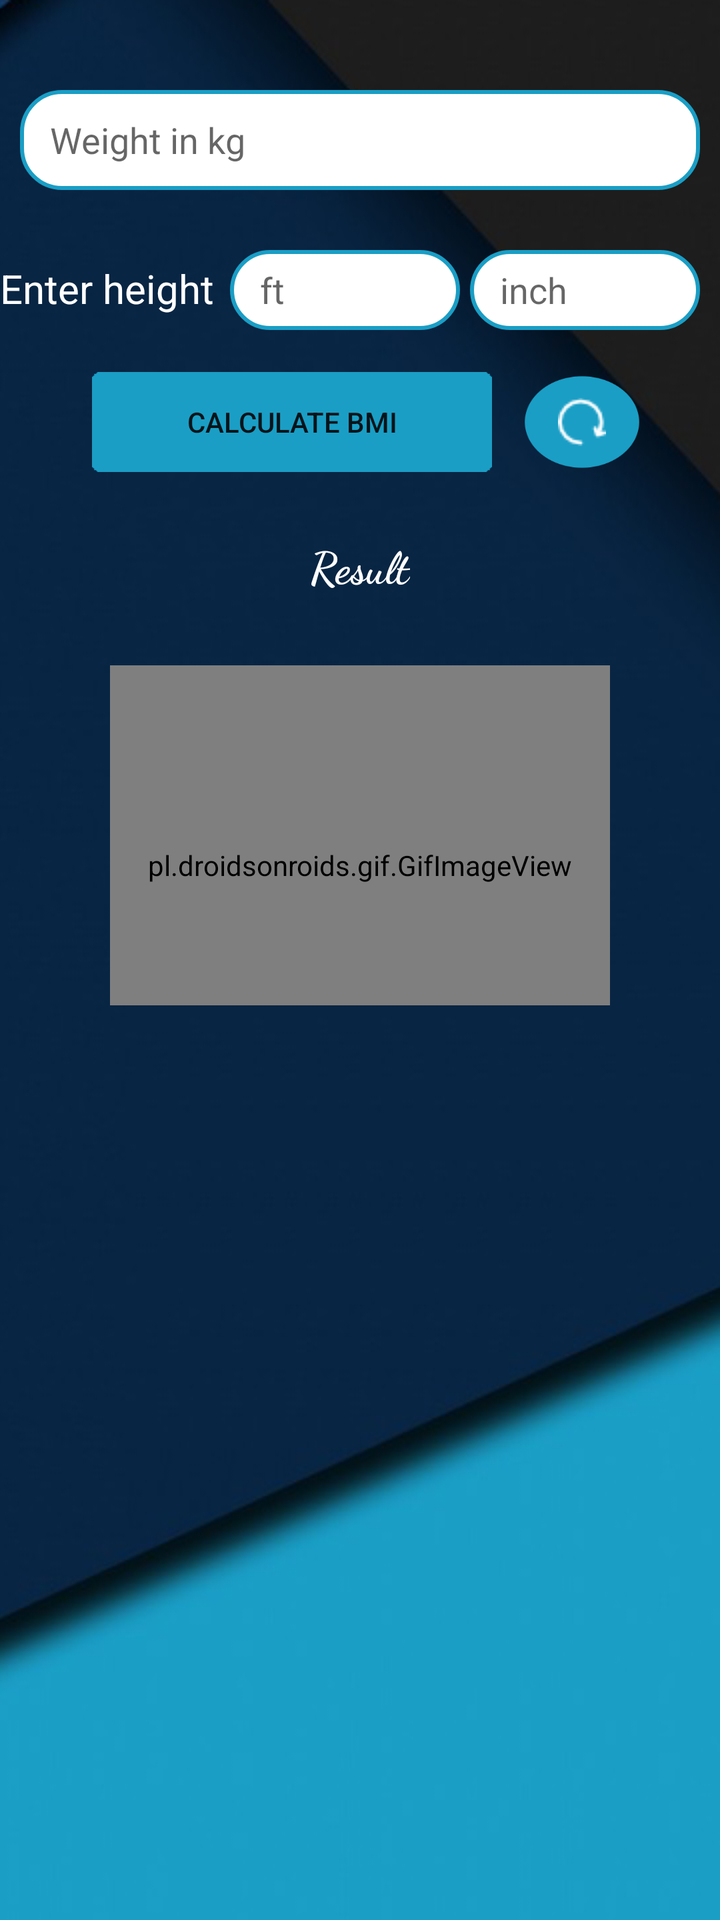
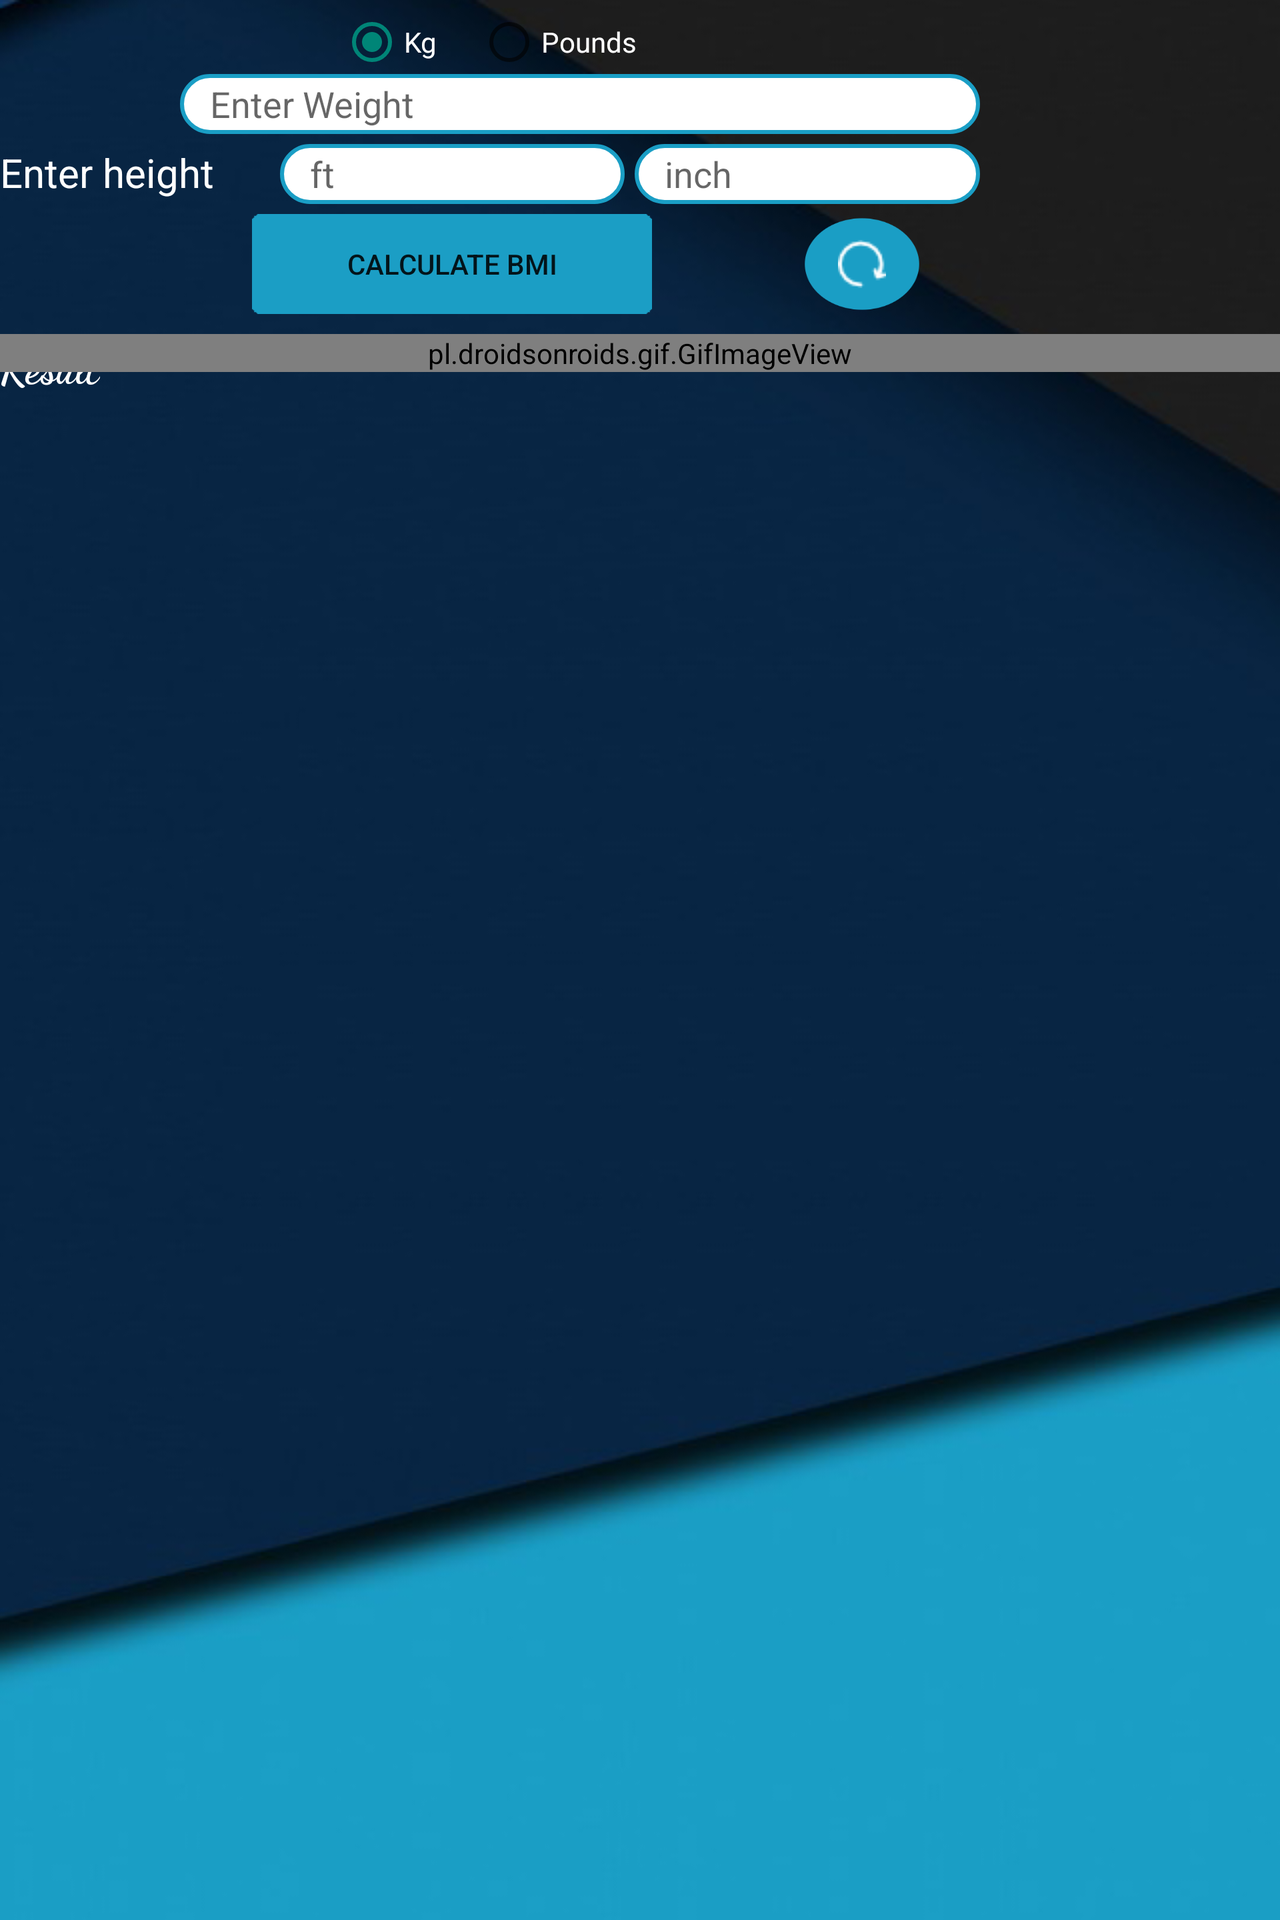

An Android layout and its configuration variant, each rendered on a device that would load it. The default file and the variant file are quoted in full after the pictures.
<!-- AndroidManifest.xml: application theme AppTheme -->
<!-- res/layout/activity_main.xml -->
<?xml version="1.0" encoding="utf-8"?>
<ScrollView xmlns:android="http://schemas.android.com/apk/res/android"
    xmlns:app="http://schemas.android.com/apk/res-auto"
    android:layout_width="match_parent"
    android:layout_height="wrap_content"
    android:background="@drawable/background">

    <RelativeLayout xmlns:android="http://schemas.android.com/apk/res/android"
        xmlns:app="http://schemas.android.com/apk/res-auto"
        xmlns:tools="http://schemas.android.com/tools"
        android:id="@+id/activity_main"
        android:layout_width="match_parent"
        android:layout_height="match_parent"
        tools:context="com.dgaps.android.fn_bmi_calculator.MainActivity">

        <EditText
            android:id="@+id/et_weight"
            android:layout_width="match_parent"
            android:layout_height="50dp"
            android:layout_alignParentTop="true"
            android:layout_marginLeft="10dp"
            android:layout_marginRight="10dp"
            android:layout_marginTop="45dp"
            android:background="@drawable/edittext_style"
            android:ems="10"
            android:hint="Weight in kg"
            android:inputType="number" />

        <LinearLayout
            android:id="@+id/nested"
            android:layout_width="match_parent"
            android:layout_height="wrap_content"
            android:layout_below="@+id/et_weight"
            android:layout_marginTop="30dp"
            android:orientation="horizontal">

            <TextView
                android:layout_width="0dp"
                android:layout_height="wrap_content"
                android:layout_weight="1"
                android:text="Enter height"
                android:textColor="#fff"
                android:textSize="20dp" />

            <EditText
                android:id="@+id/et_height_ft"
                android:layout_width="0dp"
                android:layout_height="40dp"
                android:layout_weight="1"
                android:background="@drawable/edittext_style"
                android:hint="ft"
                android:inputType="number" />

            <EditText
                android:id="@+id/et_height_inch"
                android:layout_width="0dp"
                android:layout_height="40dp"
                android:layout_marginLeft="5dp"
                android:layout_weight="1"
                android:layout_marginRight="10dp"
                android:background="@drawable/edittext_style"
                android:hint="inch"
                android:inputType="number" />
        </LinearLayout>

        <TextView
            android:id="@+id/tv_result"
            android:layout_width="wrap_content"
            android:layout_height="wrap_content"
            android:layout_below="@+id/btn_claculate"
            android:layout_centerHorizontal="true"
            android:layout_marginTop="31dp"
            android:fontFamily="cursive"
            android:text="Result"
            android:textColor="#fff"
            android:textSize="22dp"
            android:textStyle="bold" />

        <LinearLayout
            android:id="@+id/linear"
            android:layout_width="250dp"
            android:layout_height="200dp"
            android:layout_below="@+id/tv_result"
            android:layout_centerHorizontal="true"
            android:layout_marginTop="5dp"
            android:orientation="horizontal">

            <pl.droidsonroids.gif.GifImageView
                android:id="@+id/imageGif"
                android:layout_width="250dp"
                android:layout_height="200dp"
                android:layout_below="@+id/linear"
                android:layout_centerHorizontal="true"
                android:layout_marginTop="30dp"
                android:layout_weight="1" />
        </LinearLayout>

        <Button
            android:id="@+id/btn_claculate"
            android:layout_width="200dp"
            android:layout_height="50dp"
            android:layout_marginTop="21dp"
            android:background="@drawable/button_style"
            android:text="Calculate BMI"
            android:layout_below="@+id/nested"
            android:layout_alignLeft="@+id/et_weight"
            android:layout_alignStart="@+id/et_weight"
            android:layout_marginLeft="36dp"
            android:layout_marginStart="36dp" />


        <ImageButton
            android:id="@+id/img_btn_type"
            android:layout_width="60dp"
            android:layout_height="50dp"
            android:layout_marginRight="29dp"
            android:background="@drawable/refresh_btn"
            android:src="@drawable/refresh"
            android:layout_alignTop="@+id/btn_claculate"
            android:layout_alignRight="@+id/et_weight"
            android:layout_alignEnd="@+id/et_weight"
            android:layout_marginEnd="29dp"
            android:onClick="imageClick"/>
    </RelativeLayout>
</ScrollView>
<!-- resources referenced by this layout -->
<resources>
  <!-- drawable background: png bitmap (drawable, 92776 bytes) -->
  <!-- drawable button_style (drawable) -->
  <?xml version="1.0" encoding="utf-8"?>
  <selector xmlns:android="http://schemas.android.com/apk/res/android">
  
      <item android:state_pressed="false" android:drawable="@drawable/pressed_true"></item>
      <item android:state_pressed="true" android:drawable="@drawable/pressed_false"></item>
  
  </selector>
  <!-- drawable edittext_style (drawable) -->
  <?xml version="1.0" encoding="utf-8"?>
  <shape xmlns:android="http://schemas.android.com/apk/res/android"
      android:shape="rectangle">
      <corners android:radius="20dp" />
      <gradient
          android:angle="45"
          android:startColor="#fff"
          android:endColor="#fff"
          android:type="linear" />
      <stroke
          android:width="2dp"
          android:color="#1a9ec5" />
      <padding
          android:left="15dp"/>
  </shape>
  <!-- drawable refresh: png bitmap (drawable, 633 bytes) -->
  <!-- drawable refresh_btn: png bitmap (drawable, 20874 bytes) -->
  <style name="AppTheme" parent="Theme.AppCompat.Light">
          
  
          <item name="actionBarStyle">@style/myStyle</item>
      </style>
  <!-- drawable pressed_true: png bitmap (drawable, 19889 bytes) -->
  <!-- drawable pressed_false: png bitmap (drawable, 20374 bytes) -->
  <style name="myStyle" parent="@style/Widget.AppCompat.ActionBar.Solid">
      <item name="background">@color/mycolor</item>
  </style>
  <color name="mycolor">#1a9ec5</color>
</resources>
<!-- res/layout-land/activity_main.xml (the repository's variant of the layout above) -->
<!-- drawn on the phone turned sideways -->
<?xml version="1.0" encoding="utf-8"?>
<ScrollView xmlns:android="http://schemas.android.com/apk/res/android"
    xmlns:app="http://schemas.android.com/apk/res-auto"
    android:layout_width="match_parent"
    android:layout_height="wrap_content"
    android:background="@drawable/background">

    <RelativeLayout xmlns:android="http://schemas.android.com/apk/res/android"
        xmlns:app="http://schemas.android.com/apk/res-auto"
        xmlns:tools="http://schemas.android.com/tools"
        android:id="@+id/activity_main"
        android:layout_width="match_parent"
        android:layout_height="match_parent"
        tools:context="com.dgaps.android.fn_bmi_calculator.MainActivity">

        <EditText
            android:id="@+id/et_weight"
            android:layout_width="400dp"
            android:layout_height="30dp"
            android:layout_marginLeft="90dp"
            android:layout_below="@+id/radiolinear"
            android:background="@drawable/edittext_style"
            android:layout_marginTop="0dp"
            android:hint="Enter Weight"
            android:inputType="number" />

        <LinearLayout
            android:id="@+id/nested"
            android:layout_width="match_parent"
            android:layout_height="wrap_content"
            android:layout_below="@+id/et_weight"
            android:layout_marginTop="5dp"
            android:orientation="horizontal">

            <TextView
                android:layout_width="140dp"
                android:layout_height="wrap_content"
                android:text="Enter height"
                android:textColor="#fff"
                android:textSize="20dp" />

            <EditText
                android:id="@+id/et_height_ft"
                android:layout_width="0dp"
                android:layout_height="30dp"
                android:layout_weight="1"
                android:background="@drawable/edittext_style"
                android:hint="ft"
                android:inputType="number" />

            <EditText
                android:id="@+id/et_height_inch"
                android:layout_width="0dp"
                android:layout_height="30dp"
                android:layout_marginLeft="5dp"
                android:layout_weight="1"
                android:layout_marginRight="150dp"
                android:background="@drawable/edittext_style"
                android:hint="inch"
                android:inputType="number" />
        </LinearLayout>

        <TextView
            android:id="@+id/tv_result"
            android:layout_width="wrap_content"
            android:layout_height="wrap_content"
            android:layout_below="@+id/btn_claculate"
          android:layout_alignParentLeft="true"
            android:layout_marginTop="10dp"
            android:fontFamily="cursive"
            android:text="Result"
            android:textColor="#fff"
            android:textSize="22dp"
            android:textStyle="bold" />

        <Button
            android:id="@+id/btn_claculate"
            android:layout_width="200dp"
            android:layout_height="50dp"
            android:layout_marginTop="5dp"
            android:background="@drawable/button_style"
            android:text="Calculate BMI"
            android:layout_below="@+id/nested"
            android:layout_alignLeft="@+id/et_weight"
            android:layout_alignStart="@+id/et_weight"
            android:layout_marginLeft="36dp"
            android:layout_marginStart="36dp" />


        <ImageButton
            android:id="@+id/img_btn_type"
            android:layout_width="60dp"
            android:layout_height="50dp"
            android:layout_marginRight="29dp"
            android:background="@drawable/refresh_btn"
            android:src="@drawable/refresh"
            android:layout_alignTop="@+id/btn_claculate"
            android:layout_alignRight="@+id/et_weight"
            android:layout_alignEnd="@+id/et_weight"
            android:layout_marginEnd="29dp"
            android:onClick="imageClick"/>

        <LinearLayout
            android:orientation="horizontal"
            android:layout_width="match_parent"
            android:layout_height="match_parent"
            android:layout_alignParentTop="true"
            android:layout_marginTop="5dp"
            android:id="@+id/radiolinear"
            android:layout_alignStart="@+id/et_weight">
            <RadioGroup
                android:id="@+id/radiogroup"
                android:layout_width="wrap_content"
                android:layout_height="wrap_content"
                android:layout_marginLeft="80dp"
                android:orientation="horizontal">

                <RadioButton
                    android:id="@+id/radioMale"
                    android:layout_width="wrap_content"
                    android:layout_height="wrap_content"
                    android:text="Kg"
                    android:textColor="#fff"
                    android:checked="true" />

                <RadioButton
                    android:id="@+id/radioFemale"
                    android:layout_width="wrap_content"
                    android:layout_height="wrap_content"
                    android:textColor="#fff"
                    android:layout_marginLeft="20dp"
                    android:text="Pounds" />

            </RadioGroup>
        </LinearLayout>

        <pl.droidsonroids.gif.GifImageView
            android:id="@+id/imageGif"
            android:layout_width="match_parent"
            android:layout_height="match_parent"
            android:layout_alignTop="@+id/tv_result"
            android:layout_alignParentEnd="true"
            android:layout_marginTop="0dp" />

        <LinearLayout
            android:id="@+id/linear"
            android:layout_width="250dp"
            android:layout_height="200dp"
            android:orientation="horizontal"
            android:layout_below="@+id/btn_claculate"
            android:layout_toEndOf="@+id/btn_claculate">

        </LinearLayout>
    </RelativeLayout>
</ScrollView>
